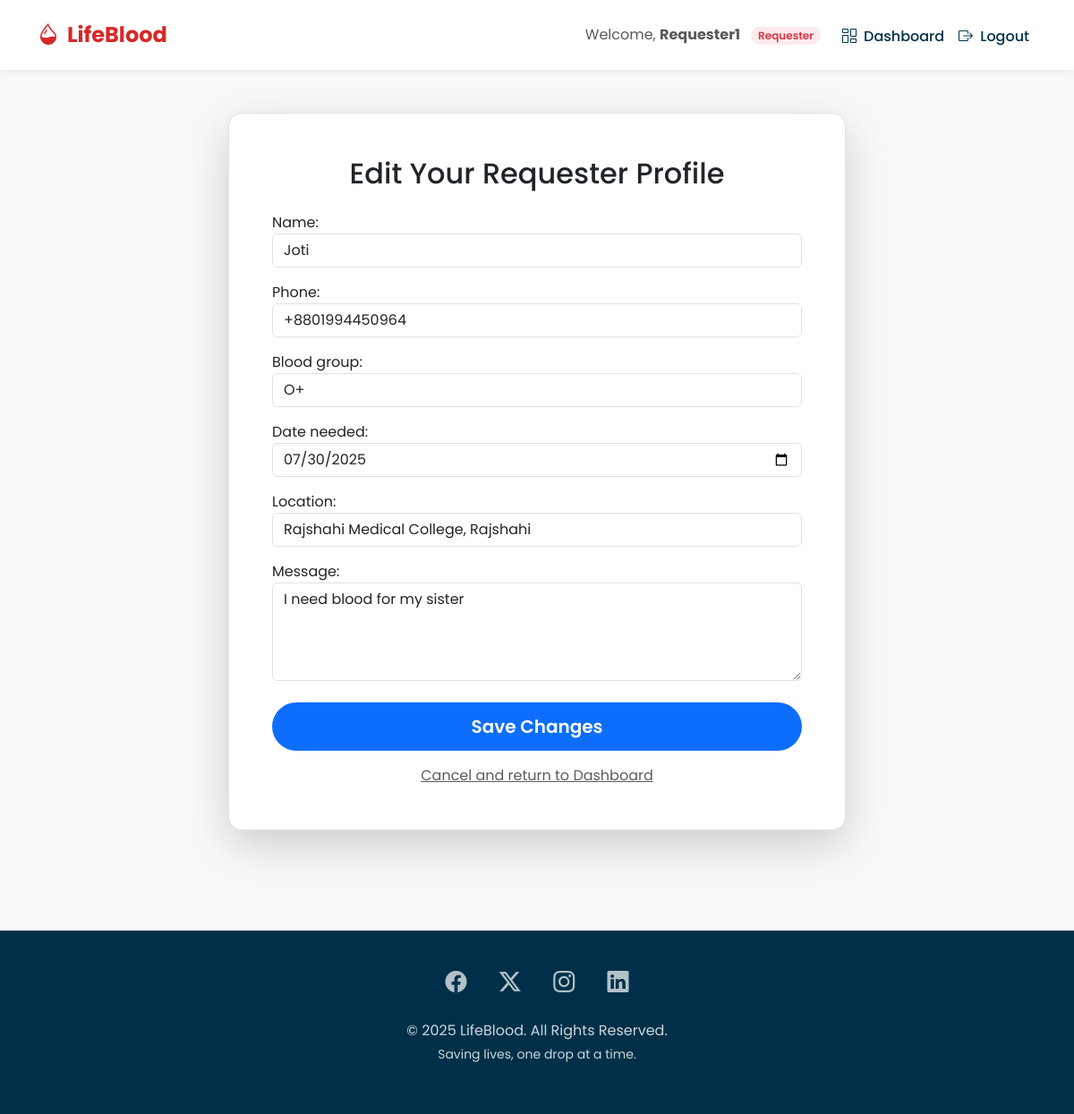
The app's page /requester/edit/3/ (signed in) with its own data.
### main/models.py (models this page shows, shortened)
class Profile(models.Model):
    USER_ROLES = [
        ('admin', 'Admin'),
        ('donor', 'Donor'),
        ('requester', 'Requester'),
    ]
    user = models.OneToOneField(User, on_delete=models.CASCADE) # Link to the User model
    role = models.CharField(max_length=10, choices=USER_ROLES)

class Requester(models.Model):
    user = models.ForeignKey(User, on_delete=models.CASCADE, null=True, blank=True, related_name='requests')
    name = models.CharField(max_length=100)
    blood_group = models.CharField(max_length=3, choices=Donor.BLOOD_GROUPS)
    phone = models.CharField(max_length=15)
    reason = models.TextField()
    date_requested = models.DateTimeField(auto_now_add=True)
    date_needed = models.DateField(null=True, blank=True)
    location = models.CharField(max_length=200, null=True, blank=True)
    message = models.TextField(blank=True)

### main/views.py (the view)
# urls.py: path('requester/edit/<int:pk>/', views.edit_requester, name='edit_requester'),
@login_required
def edit_requester(request, pk):
    requester = get_object_or_404(Requester, pk=pk)
    if not (request.user.profile.role == 'admin' or request.user == requester.user):
        messages.error(request, "You do not have permission to access this page.")
        return redirect('dashboard') # or redirect('home')
    if request.method == 'POST':
        form = RequesterForm(request.POST, instance=requester)
        if form.is_valid():
            form.save()
            messages.success(request, "Requester updated successfully.")
            return redirect('dashboard') # Redirect to their dashboard after a successful edit
    else:
        form = RequesterForm(instance=requester)
    return render(request, 'main/edit_profile.html', { # Use generic edit_profile template
        'form': form,
        'role': 'requester' # Pass the role to the template
    })

### main/forms.py
class RequesterForm(forms.ModelForm):
    class Meta:
        model = Requester
        fields = ['name', 'phone', 'blood_group', 'date_needed', 'location', 'message']
        widgets = {
            'name': forms.TextInput(attrs={'placeholder': 'e.g., MD. Hossain'}),
            'phone': forms.TextInput(attrs={'placeholder': 'e.g., +8801...'}),
            'location': forms.TextInput(attrs={'placeholder': 'e.g., Dhaka Medical College'}),
            'date_needed': DateInput(), # Use the custom DateInput for the 'date_needed' field
            'message': forms.Textarea(attrs={'placeholder': 'e.g., Patient needs blood for an urgent surgery.', 'rows': 4}),
        }
    def __init__(self, *args, **kwargs):
        super().__init__(*args, **kwargs)
        for field in self.fields.values():
            current_attrs = field.widget.attrs.get('class', '')
            field.widget.attrs['class'] = (current_attrs + ' form-control').strip()

### main/templates/main/edit_profile.html (shortened to what this page needs)
{% extends 'main/base.html' %}
{% block content %}
<div class="row justify-content-center">
    <div class="col-md-8 col-lg-7">
        <div class="card shadow-lg">
            <div class="card-body p-4 p-md-5">
                <h2 class="card-title text-center mb-4">Edit Your {{ role|capfirst }} Profile</h2>
                <form method="post" novalidate>
                    {{ form.as_p }}
                    <div class="d-grid mt-4">
                        <button type="submit" class="btn btn-primary btn-lg">Save Changes</button>
                    </div>
                </form>
                <div class="text-center mt-3">
                    <a href="{% url 'dashboard' %}" class="text-muted">Cancel and return to Dashboard</a>
                </div>
            </div>
        </div>
    </div>
</div>
{% endblock %}

### main/templates/main/base.html (shortened to what this page needs)
<!DOCTYPE html>
<html lang="en">
<head>
    <link href="https://cdn.jsdelivr.net/npm/bootstrap@5.3.3/dist/css/bootstrap.min.css" rel="stylesheet">
    <link href="https://cdnjs.cloudflare.com/ajax/libs/bootstrap-icons/1.11.3/font/bootstrap-icons.min.css" rel="stylesheet">
</head>
<body>
    <nav class="navbar navbar-expand-lg navbar-light sticky-top">
        <div class="container">
            <a class="navbar-brand" href="{% if user.is_authenticated %}{% url 'dashboard' %}{% else %}{% url 'home' %}{% endif %}">
                <i class="bi bi-droplet-half me-1"></i> LifeBlood
            </a>
            <div class="collapse navbar-collapse" id="navbarContent">
                {% if user.is_authenticated %}
                    <ul class="navbar-nav ms-auto align-items-center">
                        <li class="nav-item me-3">
                            <span class="navbar-text">
                                Welcome, <strong>{{ user.username }}</strong>
                                <span class="badge rounded-pill bg-danger bg-opacity-10 text-danger ms-2 fw-semibold">
                                    {{ user.profile.get_role_display }}
                                </span>
                            </span>
                        </li>
                        <li class="nav-item">
                            <a class="nav-link" href="{% url 'dashboard' %}"><i class="bi bi-columns-gap me-1"></i> Dashboard</a>
                        </li>
                        <li class="nav-item">
                            <a class="nav-link" href="{% url 'logout' %}"><i class="bi bi-box-arrow-right me-1"></i> Logout</a>
                        </li>
                    </ul>
                {% endif %}
            </div>
        </div>
    </nav>
    <main role="main">
        {% block content %}{% endblock %}
    </main>
    <footer class="text-center">
        <div class="container">
            <div class="mb-4">
                <a href="#" class="mx-3"><i class="bi bi-facebook"></i></a>
                <a href="#" class="mx-3"><i class="bi bi-twitter-x"></i></a>
                <a href="#" class="mx-3"><i class="bi bi-instagram"></i></a>
                <a href="#" class="mx-3"><i class="bi bi-linkedin"></i></a>
            </div>
            <p class="mb-1">&copy; {% now "Y" %} LifeBlood. All Rights Reserved.</p>
            <p class="small">Saving lives, one drop at a time.</p>
        </div>
    </footer>
</body>
</html>

### main/templates/main/base.html (style rules this page uses)
:root { --primary-red: #D62828; --dark-blue: #003049; --light-bg: #F7F9FB; --text-color: #333; --light-gray: #6c757d; --border-color: #dee2e6; --card-shadow: 0 4px 15px rgba(0, 0, 0, 0.05); --card-shadow-hover: 0 6px 20px rgba(0, 0, 0, 0.1); }
body { background-color: var(--light-bg); color: var(--text-color); font-family: 'Poppins', sans-serif; }
.navbar { background: #fff; box-shadow: 0 2px 10px rgba(0,0,0,0.07); padding: 1rem 0; transition: all 0.3s ease; }
.navbar-brand { font-weight: 700; font-size: 1.5rem; color: var(--primary-red) !important; }
.nav-link { font-weight: 500; color: var(--dark-blue); transition: color 0.3s ease; position: relative; padding-bottom: 5px; }
.nav-link::after { content: ''; position: absolute; width: 0; height: 2px; bottom: 0; left: 50%; transform: translateX(-50%); background-color: var(--primary-red); transition: width 0.3s ease; }
.btn { border-radius: 50px; padding: 10px 25px; font-weight: 600; border: 2px solid transparent; transition: all 0.3s ease; }
main { padding-top: 3rem; padding-bottom: 3rem; }
.card { border: 1px solid var(--border-color); border-radius: 15px; box-shadow: var(--card-shadow); transition: all 0.3s ease; }
footer { background: var(--dark-blue); color: #fff; padding: 2.5rem 0; margin-top: 4rem; }
footer .bi { font-size: 1.5rem; color: rgba(255, 255, 255, 0.7); transition: color 0.3s ease; }
footer p { color: rgba(255, 255, 255, 0.8); }

### records on screen
Profile: role "Requester"
Requester: name "Joti", phone "+8801994450964", blood_group "O+", date_needed "07/30/2025", location "Rajshahi Medical College, Rajshahi", message "I need blood for my sister"

### other values on screen
{{ user.username }} "Requester1"
{{ user.profile.get_role_display }} "Requester"
